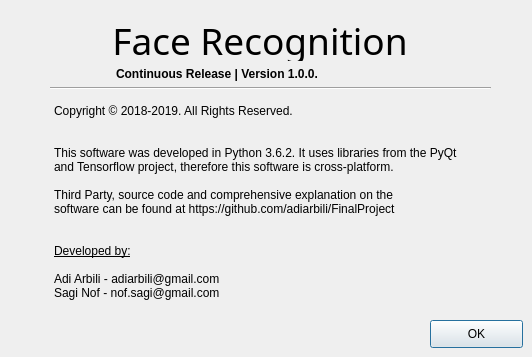
<?xml version="1.0" encoding="UTF-8"?>
<ui version="4.0">
 <class>aboutDialog</class>
 <widget class="QDialog" name="aboutDialog">
  <property name="geometry">
   <rect>
    <x>0</x>
    <y>0</y>
    <width>532</width>
    <height>357</height>
   </rect>
  </property>
  <property name="windowTitle">
   <string>About Face Recognition</string>
  </property>
  <property name="windowIcon">
   <iconset resource="guiResource.qrc">
    <normaloff>:/Icon/icon.ico</normaloff>:/Icon/icon.ico</iconset>
  </property>
  <widget class="QPushButton" name="ok">
   <property name="geometry">
    <rect>
     <x>430</x>
     <y>320</y>
     <width>93</width>
     <height>28</height>
    </rect>
   </property>
   <property name="text">
    <string>OK</string>
   </property>
  </widget>
  <widget class="Line" name="line">
   <property name="geometry">
    <rect>
     <x>50</x>
     <y>78</y>
     <width>441</width>
     <height>20</height>
    </rect>
   </property>
   <property name="orientation">
    <enum>Qt::Horizontal</enum>
   </property>
  </widget>
  <widget class="QLabel" name="icon">
   <property name="geometry">
    <rect>
     <x>50</x>
     <y>18</y>
     <width>51</width>
     <height>61</height>
    </rect>
   </property>
   <property name="text">
    <string>&lt;html&gt;&lt;head/&gt;&lt;body&gt;&lt;p&gt;&lt;img src=&quot;:/Icon/icon.ico&quot; width=&quot;50&quot; height=&quot;50&quot;/&gt;&lt;/p&gt;&lt;/body&gt;&lt;/html&gt;</string>
   </property>
  </widget>
  <widget class="QLabel" name="title">
   <property name="geometry">
    <rect>
     <x>114</x>
     <y>19</y>
     <width>292</width>
     <height>42</height>
    </rect>
   </property>
   <property name="font">
    <font>
     <family>Bauhaus 93</family>
     <pointsize>28</pointsize>
    </font>
   </property>
   <property name="text">
    <string>Face Recognition</string>
   </property>
   <property name="alignment">
    <set>Qt::AlignCenter</set>
   </property>
  </widget>
  <widget class="QLabel" name="release">
   <property name="geometry">
    <rect>
     <x>116</x>
     <y>66</y>
     <width>201</width>
     <height>16</height>
    </rect>
   </property>
   <property name="font">
    <font>
     <weight>75</weight>
     <bold>true</bold>
    </font>
   </property>
   <property name="text">
    <string>Continuous Release | Version 1.0.0.1</string>
   </property>
  </widget>
  <widget class="QTextBrowser" name="content">
   <property name="geometry">
    <rect>
     <x>50</x>
     <y>100</y>
     <width>431</width>
     <height>211</height>
    </rect>
   </property>
   <property name="styleSheet">
    <string notr="true">background: transparent;</string>
   </property>
   <property name="frameShape">
    <enum>QFrame::NoFrame</enum>
   </property>
   <property name="html">
    <string>&lt;!DOCTYPE HTML PUBLIC &quot;-//W3C//DTD HTML 4.0//EN&quot; &quot;http://www.w3.org/TR/REC-html40/strict.dtd&quot;&gt;
&lt;html&gt;&lt;head&gt;&lt;meta name=&quot;qrichtext&quot; content=&quot;1&quot; /&gt;&lt;style type=&quot;text/css&quot;&gt;
p, li { white-space: pre-wrap; }
&lt;/style&gt;&lt;/head&gt;&lt;body style=&quot; font-family:'MS Shell Dlg 2'; font-size:7.8pt; font-weight:400; font-style:normal;&quot;&gt;
&lt;p style=&quot; margin-top:0px; margin-bottom:0px; margin-left:0px; margin-right:0px; -qt-block-indent:0; text-indent:0px;&quot;&gt;&lt;span style=&quot; font-size:9pt;&quot;&gt;Copyright © 2018-2019. All Rights Reserved.&lt;/span&gt;&lt;/p&gt;
&lt;p style=&quot;-qt-paragraph-type:empty; margin-top:0px; margin-bottom:0px; margin-left:0px; margin-right:0px; -qt-block-indent:0; text-indent:0px; font-size:9pt;&quot;&gt;&lt;br /&gt;&lt;/p&gt;
&lt;p style=&quot;-qt-paragraph-type:empty; margin-top:0px; margin-bottom:0px; margin-left:0px; margin-right:0px; -qt-block-indent:0; text-indent:0px; font-size:9pt;&quot;&gt;&lt;br /&gt;&lt;/p&gt;
&lt;p style=&quot; margin-top:0px; margin-bottom:0px; margin-left:0px; margin-right:0px; -qt-block-indent:0; text-indent:0px;&quot;&gt;&lt;span style=&quot; font-size:9pt;&quot;&gt;This software was developed in Python 3.6.2. It uses libraries from the PyQt and Tensorflow project, therefore this software is cross-platform.&lt;/span&gt;&lt;/p&gt;
&lt;p style=&quot;-qt-paragraph-type:empty; margin-top:0px; margin-bottom:0px; margin-left:0px; margin-right:0px; -qt-block-indent:0; text-indent:0px; font-size:9pt;&quot;&gt;&lt;br /&gt;&lt;/p&gt;
&lt;p style=&quot; margin-top:0px; margin-bottom:0px; margin-left:0px; margin-right:0px; -qt-block-indent:0; text-indent:0px;&quot;&gt;&lt;span style=&quot; font-size:9pt;&quot;&gt;Third Party, source code and comprehensive explanation on the&lt;/span&gt;&lt;/p&gt;
&lt;p style=&quot; margin-top:0px; margin-bottom:0px; margin-left:0px; margin-right:0px; -qt-block-indent:0; text-indent:0px;&quot;&gt;&lt;span style=&quot; font-size:9pt;&quot;&gt;software can be found at https://github.com/adiarbili/FinalProject&lt;/span&gt;&lt;/p&gt;
&lt;p style=&quot;-qt-paragraph-type:empty; margin-top:0px; margin-bottom:0px; margin-left:0px; margin-right:0px; -qt-block-indent:0; text-indent:0px; font-size:9pt;&quot;&gt;&lt;br /&gt;&lt;/p&gt;
&lt;p style=&quot;-qt-paragraph-type:empty; margin-top:0px; margin-bottom:0px; margin-left:0px; margin-right:0px; -qt-block-indent:0; text-indent:0px; font-size:9pt;&quot;&gt;&lt;br /&gt;&lt;/p&gt;
&lt;p style=&quot; margin-top:0px; margin-bottom:0px; margin-left:0px; margin-right:0px; -qt-block-indent:0; text-indent:0px;&quot;&gt;&lt;span style=&quot; font-size:9pt; text-decoration: underline;&quot;&gt;Developed by:&lt;/span&gt;&lt;/p&gt;
&lt;p style=&quot;-qt-paragraph-type:empty; margin-top:0px; margin-bottom:0px; margin-left:0px; margin-right:0px; -qt-block-indent:0; text-indent:0px; font-size:9pt; text-decoration: underline;&quot;&gt;&lt;br /&gt;&lt;/p&gt;
&lt;p style=&quot; margin-top:0px; margin-bottom:0px; margin-left:0px; margin-right:0px; -qt-block-indent:0; text-indent:0px;&quot;&gt;&lt;span style=&quot; font-size:9pt;&quot;&gt;Adi Arbili - adiarbili@gmail.com&lt;/span&gt;&lt;/p&gt;
&lt;p style=&quot; margin-top:0px; margin-bottom:0px; margin-left:0px; margin-right:0px; -qt-block-indent:0; text-indent:0px;&quot;&gt;&lt;span style=&quot; font-size:9pt;&quot;&gt;Sagi Nof - nof.sagi@gmail.com&lt;/span&gt;&lt;/p&gt;&lt;/body&gt;&lt;/html&gt;</string>
   </property>
  </widget>
 </widget>
 <resources>
  <include location="guiResource.qrc"/>
 </resources>
 <connections/>
</ui>
